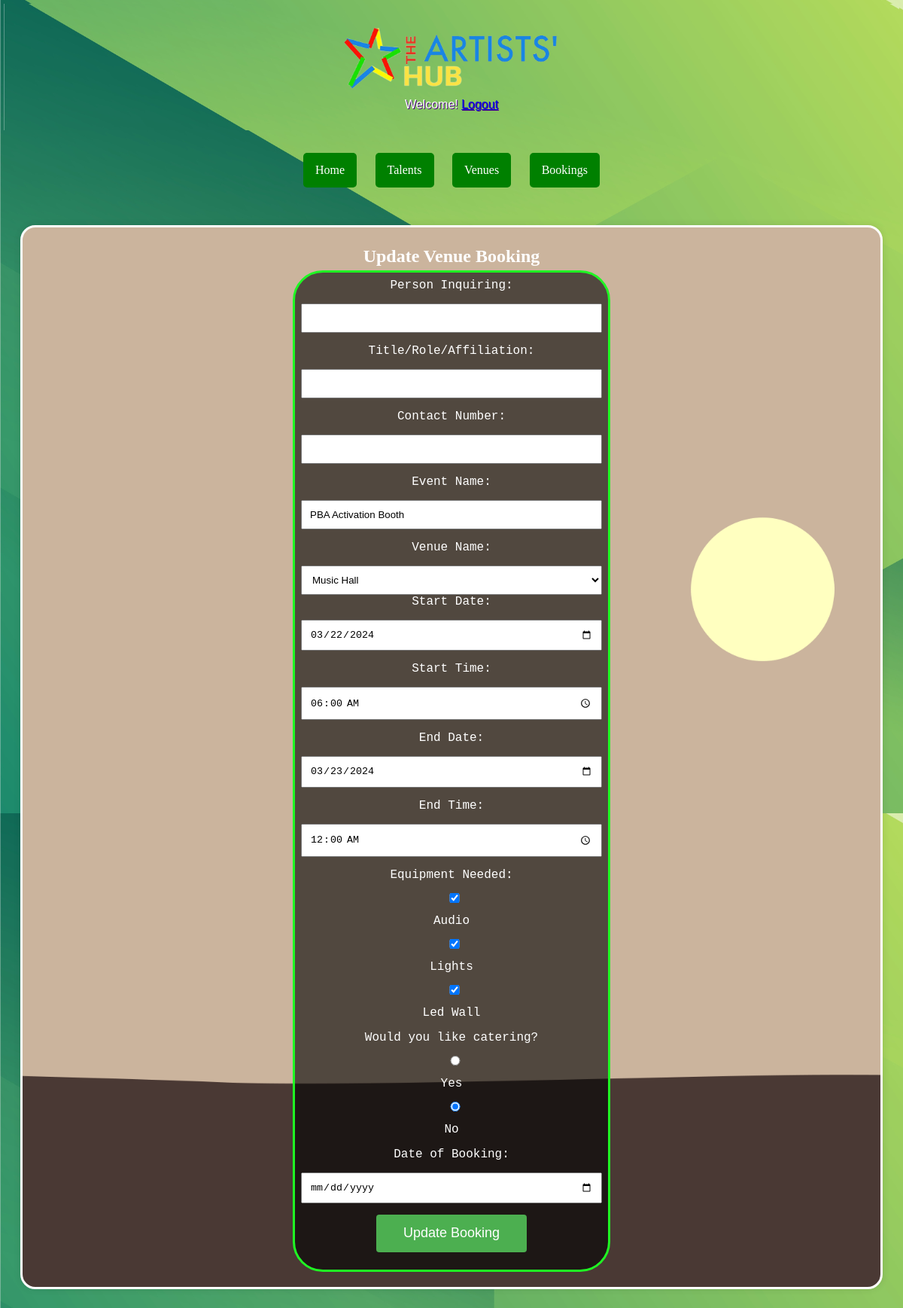
/update_venue_booking.php?bookingId=3, run on the app's committed database.
### tables this page shows
CREATE TABLE `venues_bookings` (
  `venue_booking_id` int(11) NOT NULL,
  `event_name` varchar(255) NOT NULL,
  `venue_name` varchar(255) NOT NULL,
  `start_date` date NOT NULL,
  `start_time` time NOT NULL,
  `end_date` date NOT NULL,
  `end_time` time NOT NULL,
  `equipment_needed` text DEFAULT NULL,
  `catering` enum('Yes','No') NOT NULL,
  `status` varchar(20) NOT NULL,
  `person_inquiring` varchar(255) DEFAULT NULL,
  `title_role_affiliation` varchar(255) DEFAULT NULL,
  `contact_number` varchar(20) DEFAULT NULL,
  `date_of_booking` date DEFAULT NULL
);

### database.php (called while the page is built, shortened)
<?php
$host = "localhost";
$username = "root";
$password = "";
$database = "artisthub";
$conn = new mysqli($host, $username, $password, $database);
function getVenues() {
    global $conn;
    $venues = array();
    $sql = "SELECT * FROM venues";
    $result = $conn->query($sql);
    if ($result->num_rows > 0) {
        while ($row = $result->fetch_assoc()) {
            $venues[] = $row;
        }
    }
    return $venues;
}
function getVenueBookingById($bookingId) {
    global $conn;
    $sql = "SELECT * FROM venues_bookings WHERE venue_booking_id = ?";
    $stmt = $conn->prepare($sql);
    $stmt->bind_param("i", $bookingId);
    $stmt->execute();
    $result = $stmt->get_result();
    $venueBooking = $result->fetch_assoc();
    return $venueBooking;
}
?>

### update_venue_booking.php (the view, shortened to what this page needs)
<?php
include_once 'database.php';
if (isset($_GET['bookingId']) && !empty($_GET['bookingId'])) {
    $bookingId = $_GET['bookingId'];
    $venueBooking = getVenueBookingById($bookingId);
} else {
    header("Location: 404.php");
    exit();
}
?>
<!DOCTYPE html>
<html lang="en">
<head>
    <link rel="stylesheet" href="style.css">
</head>
<body>
    <div class="header">
    <img src="logo.png" alt="Artist Hub Logo">
        <p>Welcome! <a href="logout.php">Logout</a></p>
    </div>
    <header>
        <nav>
            <a href="index.php">Home</a>
            <a href="talents.php">Talents</a>
            <a href="venues.php">Venues</a>
            <a href="bookings.php">Bookings</a>
        </nav>
    </header>
    <div class="container">
        <h2>Update Venue Booking</h2>
        <form method="post" action="update_venue_booking.php?bookingId=<?php echo $venueBooking['venue_booking_id']; ?>">
            <label for="personInquiring">Person Inquiring:</label>
            <input type="text" id="personInquiring" name="personInquiring" required>
            <label for="titleRoleAffiliation">Title/Role/Affiliation:</label>
            <input type="text" id="titleRoleAffiliation" name="titleRoleAffiliation" required>
            <label for="contactNumber">Contact Number:</label>
            <input type="tel" id="contactNumber" name="contactNumber" required>
            <label for="eventName">Event Name:</label>
            <input type="text" id="eventName" name="eventName" required value="<?php echo $venueBooking['event_name']; ?>">
            <label for="venueName">Venue Name:</label>
            <select id="venueName" name="venueName" required>
                <?php
                $venues = getVenues();
                foreach ($venues as $venue) {
                    echo "<option value='{$venue['venue_name']}'>{$venue['venue_name']}</option>";
                }
                ?>
            </select>
            <label for="startDate">Start Date:</label>
            <input type="date" id="startDate" name="startDate" required value="<?php echo $venueBooking['start_date']; ?>">
            <label for="startTime">Start Time:</label>
            <input type="time" id="startTime" name="startTime" required value="<?php echo $venueBooking['start_time']; ?>">
            <label for="endDate">End Date:</label>
            <input type="date" id="endDate" name="endDate" required value="<?php echo $venueBooking['end_date']; ?>">
            <label for="endTime">End Time:</label>
            <input type="time" id="endTime" name="endTime" required value="<?php echo $venueBooking['end_time']; ?>">
            <label for="equipmentNeeded">Equipment Needed:</label>
            <div>
                <input type="checkbox" id="audio" name="equipmentNeeded[]" value="Audio" <?php if (strpos($venueBooking['equipment_needed'], 'Audio') !== false) echo 'checked'; ?>>
                <label for="audio">Audio</label>
                <input type="checkbox" id="lights" name="equipmentNeeded[]" value="Lights" <?php if (strpos($venueBooking['equipment_needed'], 'Lights') !== false) echo 'checked'; ?>>
                <label for="lights">Lights</label>
                <input type="checkbox" id="ledWall" name="equipmentNeeded[]" value="Led Wall" <?php if (strpos($venueBooking['equipment_needed'], 'Led Wall') !== false) echo 'checked'; ?>>
                <label for="ledWall">Led Wall</label>
            </div>
            <label>Would you like catering?</label>
            <div>
                <input type="radio" id="cateringYes" name="catering" value="Yes" <?php if ($venueBooking['catering'] === 'Yes') echo 'checked'; ?>>
                <label for="cateringYes">Yes</label>
                <input type="radio" id="cateringNo" name="catering" value="No" <?php if ($venueBooking['catering'] === 'No') echo 'checked'; ?>>
                <label for="cateringNo">No</label>
            </div>
            <label for="dateOfBooking">Date of Booking:</label>
            <input type="date" id="dateOfBooking" name="dateOfBooking" required>
            <button type="submit" name="updateBooking">Update Booking</button>
        </form>
    </div>
</body>
</html>

### style.css (style rules this page uses)
body, h1, h2, p, form { margin: 0; padding: 5px; color: rgb(255, 255, 255); text-align: center; }
body { background: linear-gradient(to bottom, #006400, #14c91a); font-family: Arial, sans-serif; font-size: 16px; color: white; background-image: url("sage.png"); }
.header { background-color: #14c91a; padding: 20px; color: white; text-shadow: 1px 1px indigo; text-align: center; background-image: url("sage.png"); }
.header img { display: block; margin: 0 auto; height: 100px; }
.container { max-width: 1100px; margin: 20px auto; padding: 20px; border-radius: 20px; box-shadow: 0 0 10px rgba(0, 0, 0, 0.1); border-style: solid; color: rgb(253, 253, 253); font-family: Georgia; background-image: url("er.png"); background-size: cover; background-repeat: no-repeat; background-position: center; }
form { max-width: 400px; margin: 0 auto; font-family: Courier; font-size: 100%; padding: 8px; color: rgb(31, 247, 35); border-radius: 40px; border-style: solid; background: rgba(0, 0, 0, 0.6); }
label, input, button { display: block; margin-bottom: 15px; color: rgb(255, 255, 255); }
button, select { padding: 10px; width: 100%; box-sizing: border-box; }
input,select { color: rgb(0, 0, 0); padding: 10px; width: 100%; box-sizing: border-box; }
button { background-color: #4CAF50; color: white; border: none; padding: 12px 20px; text-align: center; text-decoration: none; display: inline-block; font-size: 18px; border-radius: 4px; cursor: pointer; width: 200px; height: 50px; }
nav { text-align: center; margin-bottom: 20px; padding-top: 30px; padding-bottom: 30px; }
nav a { color: white; text-decoration: none; padding: 14px 16px; display: inline-block; margin: 0 10px; border-radius: 5px; background-color: #008000; font-family: Verdana; }

### data on the page
venues_bookings: eventName "PBA Activation Booth", startDate "03/22/2024", startTime "06:00:00", endDate "03/23/2024", endTime "00:00:00", equipment_needed "☑", catering "☐ Yes", catering "☑ No"

### other printed values
form field venueName "Music Hall"
